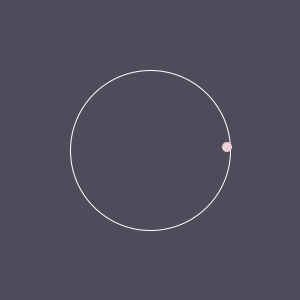
Frame 1 (no input)
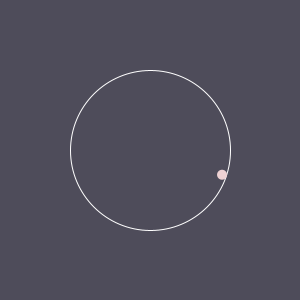
Frame 60 (the mouse pressed at the canvas centre just before this capture)
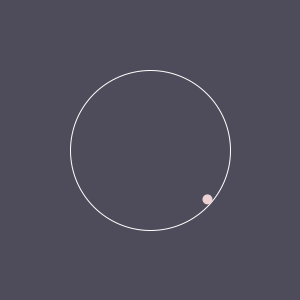
Frame 120 (the mouse held since frame 60 and released just before this capture)

The Processing sketch that drew these frames (run headless with seeded random() and noise(); from frame 60 on, the mouse is pressed at the canvas centre):

// Processing sketch: processing_72963
// ── processing_72963.pde

float theta = 0;
int radius = 80;
float x, y, centerX, centerY;
float speedSec = 0.006;
 
void setup() {
  size(300, 300);
  centerX=width/2;
  centerY=height/2;
  smooth();
}
 
void draw() {
  background(78, 76, 90);
 
  noFill();
  stroke(255);
  ellipse(width/2, height/2, 2*radius, 2*radius);
 
  x=cos(theta)*radius + centerX;
  y=sin(theta)*radius+ centerY;
  noStroke();
  fill(238, 209, 211);
  ellipse(x-3, y-3, 10, 10);
  theta=theta+speedSec;

}
 

 
